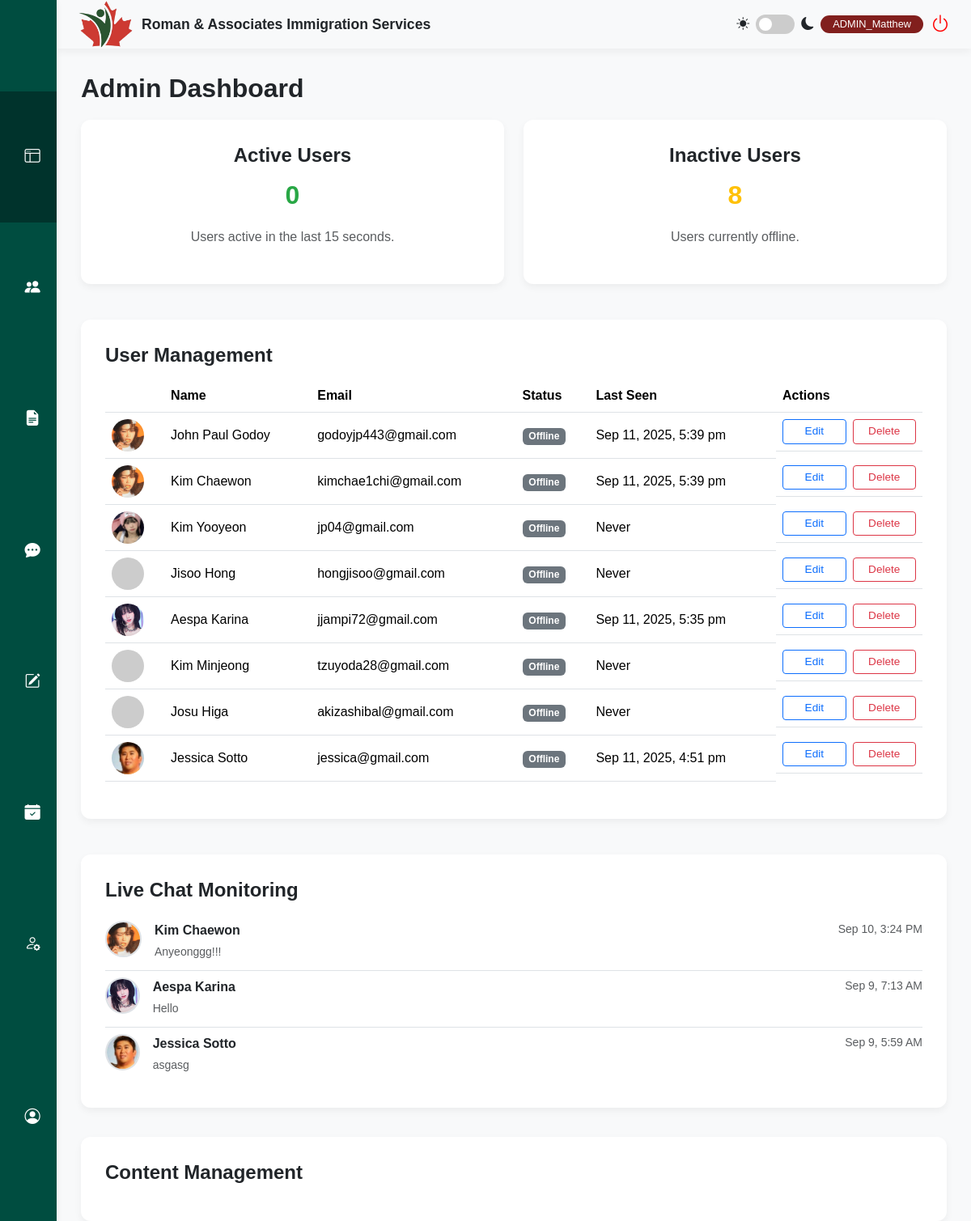
The page /admin/admin.php (signed in) on the database its author committed.
### tables this page shows
CREATE TABLE `users` (
  `id` int(11) NOT NULL,
  `firstName` varchar(50) NOT NULL,
  `lastName` varchar(50) NOT NULL,
  `address` varchar(255) NOT NULL,
  `phone` varchar(20) NOT NULL,
  `email` varchar(100) NOT NULL,
  `password` varchar(255) NOT NULL,
  `profileImage` varchar(255) DEFAULT NULL,
  `location` varchar(255) DEFAULT NULL,
  `birthday` date DEFAULT NULL,
  `facebook` varchar(255) DEFAULT NULL,
  `instagram` varchar(255) DEFAULT NULL,
  `gmail` varchar(255) DEFAULT NULL,
  `email_notifications` tinyint(1) NOT NULL DEFAULT 1,
  `dark_mode` tinyint(1) NOT NULL DEFAULT 0,
  `documents_uploaded` tinyint(1) NOT NULL DEFAULT 0,
  `profile_picture_uploaded` tinyint(1) NOT NULL DEFAULT 0,
  `birthday_added` tinyint(1) NOT NULL DEFAULT 0,
  `social_links_added` tinyint(1) NOT NULL DEFAULT 0,
  `has_seen_tour` tinyint(1) NOT NULL DEFAULT 0,
  `role` varchar(50) NOT NULL DEFAULT 'client',
  `status` varchar(50) NOT NULL DEFAULT 'Inactive',
  `last_login` datetime DEFAULT NULL,
  `last_activity` datetime DEFAULT NULL,
  `reset_token_hash` varchar(64) DEFAULT NULL,
  `reset_token_expires_at` datetime DEFAULT NULL
);

CREATE TABLE `chat_messages` (
  `id` int(11) NOT NULL,
  `sender_id` int(11) NOT NULL COMMENT 'User ID from users table, or 0 for Admin',
  `receiver_id` int(11) NOT NULL COMMENT 'User ID from users table, or 0 for Admin',
  `message` text NOT NULL,
  `timestamp` timestamp NOT NULL DEFAULT current_timestamp(),
  `is_read` tinyint(1) NOT NULL DEFAULT 0,
  `is_archived_by_admin` tinyint(1) NOT NULL DEFAULT 0
);

### admin/admin.php (the view, shortened to what this page needs)
<?php
require_once '../config.php';
$active_threshold = 15;
$sql_active = "SELECT COUNT(id) AS active_count FROM users WHERE last_activity >= NOW() - INTERVAL ? SECOND AND role LIKE '%Client%'";
$stmt_active = $conn->prepare($sql_active);
$stmt_active->bind_param("i", $active_threshold);
$stmt_active->execute();
$result_active = $stmt_active->get_result();
$active_row = $result_active->fetch_assoc();
$active_users = $active_row['active_count'];
$sql_total = "SELECT COUNT(id) AS total_count FROM users WHERE role LIKE '%Client%'";
$result_total = $conn->query($sql_total);
$total_row = $result_total->fetch_assoc();
$total_users = $total_row['total_count'];
$inactive_users = $total_users - $active_users;
$users = [];
$sql_users = "SELECT id, firstName, lastName, email, status, last_login, role, last_activity, profileImage FROM users WHERE role LIKE '%Client%' ORDER BY id ASC";
if ($result = $conn->query($sql_users)) {
    while ($row = $result->fetch_assoc()) {
        $users[] = $row;
    }
} else {
    echo "ERROR: Could not execute user list query. " . $conn->error;
}
$chat_logs = [];
$sql_chat = "
    WITH RankedMessages AS (
        SELECT
            sender_id,
            message,
            timestamp,
            id,
            ROW_NUMBER() OVER(PARTITION BY sender_id ORDER BY timestamp DESC, id DESC) as rn
        FROM chat_messages
    )
    SELECT
        u.firstName, u.lastName, u.profileImage, rm.message, rm.timestamp
    FROM RankedMessages rm
    JOIN users u ON rm.sender_id = u.id
    WHERE rm.rn = 1 AND u.role LIKE '%Client%'
    ORDER BY rm.timestamp DESC";
try {
    if ($result_chat = $conn->query($sql_chat)) {
        while ($row = $result_chat->fetch_assoc()) {
            $chat_logs[] = $row;
        }
    }
} catch (Exception $e) {
}
?>
<!doctype html>
<html lang="en">
<head>
    <link href="https://cdn.jsdelivr.net/npm/bootstrap@5.3.3/dist/css/bootstrap.min.css" rel="stylesheet">
    <link rel="stylesheet" href="https://cdn.jsdelivr.net/npm/bootstrap-icons@1.11.3/font/bootstrap-icons.min.css">
    <link rel="stylesheet" href="style.css">
</head>
<body>
    <div class="main-wrapper">
        <?php require_once 'sidebar.php' ?>
        <div class="content-area">
            <?php require_once 'header.php' ?>
            <main class="main-content">
                <h1>Admin Dashboard</h1>
                <div class="row g-4 mb-4">
                    <div class="col-md-6">
                        <div class="content-card text-center">
                            <h2>Active Users</h2>
                            <h1 id="activeUserCount" class="display-4" style="color: #28a745;"><?php echo $active_users; ?></h1>
                            <p class="text-muted">Users active in the last <?php echo $active_threshold; ?> seconds.</p>
                        </div>
                    </div>
                    <div class="col-md-6">
                        <div class="content-card text-center">
                            <h2>Inactive Users</h2>
                            <h1 id="inactiveUserCount" class="display-4" style="color: #ffc107;"><?php echo $inactive_users; ?></h1>
                            <p class="text-muted">Users currently offline.</p>
                        </div>
                    </div>
                </div>
                <div class="content-card">
                    <h2 class="mb-3">User Management</h2>
                    <div class="table-responsive">
                        <table class="table table-hover align-middle">
                            <thead>
                                <tr>
                                    <th></th>
                                    <th>Name</th>
                                    <th>Email</th>
                                    <th>Status</th>
                                    <th>Last Seen</th>
                                    <th>Actions</th>
                                </tr>
                            </thead>
                            <tbody id="user-table-body">
                                <?php if (!empty($users)): ?>
                                    <?php foreach ($users as $user): ?>
                                        <tr data-user-id="<?php echo $user['id']; ?>">
                                            <td>
                                                <?php
                                                    $table_avatar_path = !empty($user['profileImage']) ? '../' . htmlspecialchars($user['profileImage']) : 'https://placehold.co/40x40/666777/FFF?text=??';
                                                ?>
                                                <img src="<?php echo $table_avatar_path; ?>" alt="Avatar" class="table-avatar" onerror="this.onerror=null;this.src='https://placehold.co/40x40/666777/FFF?text=??';">
                                            </td>
                                            <td data-field="name"><?php echo htmlspecialchars($user['firstName'] . ' ' . $user['lastName']); ?></td>
                                            <td data-field="email"><?php echo htmlspecialchars($user['email']); ?></td>
                                            <td>
                                                <?php
                                                    $is_active = false;
                                                    echo $is_active ? '<span class="badge bg-success">Online</span>' : '<span class="badge bg-secondary">Offline</span>';
                                                ?>
                                            </td>
                                            <td><?php echo $user['last_login'] ? date('M j, Y, g:i a', strtotime($user['last_login'])) : 'Never'; ?></td>
                                            <td>
                                                <button class="btn btn-sm btn-outline-primary edit-user-btn"
                                                    data-user-id="<?php echo $user['id']; ?>"
                                                    data-first-name="<?php echo htmlspecialchars($user['firstName']); ?>"
                                                    data-last-name="<?php echo htmlspecialchars($user['lastName']); ?>"
                                                    data-email="<?php echo htmlspecialchars($user['email']); ?>">
                                                    Edit
                                                </button>
                                                <button class="btn btn-sm btn-outline-danger delete-user-btn"
                                                    data-user-id="<?php echo $user['id']; ?>"
                                                    data-user-name="<?php echo htmlspecialchars($user['firstName'] . ' ' . $user['lastName']); ?>">
                                                    Delete
                                                </button>
                                            </td>
                                        </tr>
                                    <?php endforeach; ?>
                                <?php else: ?>
                                    <tr>
                                        <td colspan="6" class="text-center">No client users found.</td>
                                    </tr>
                                <?php endif; ?>
                            </tbody>
                        </table>
                    </div>
                </div>
                <div class="content-card live-chat-card mt-4">
                    <h2>Live Chat Monitoring</h2>
                    <?php if (!empty($chat_logs)): ?>
                        <ul class="list-group list-group-flush">
                            <?php foreach ($chat_logs as $log): ?>
                                <li class="list-group-item px-0 d-flex align-items-start">
                                    <?php
                                        $profile_pic_path = !empty($log['profileImage']) ? '../' . htmlspecialchars($log['profileImage']) : 'https://placehold.co/45x45/666777/FFF?text=??';
                                    ?>
                                    <img src="<?php echo $profile_pic_path; ?>" alt="Profile Picture" class="rounded-circle me-3 chat-avatar" onerror="this.onerror=null;this.src='https://placehold.co/45x45/666777/FFF?text=??';">
                                    <div class="w-100">
                                        <div class="d-flex w-100 justify-content-between">
                                            <p class="mb-1 fw-bold"><?php echo htmlspecialchars($log['firstName'] . ' ' . $log['lastName']); ?></p>
                                            <small class="text-muted"><?php echo date('M j, g:i A', strtotime($log['timestamp'])); ?></small>
                                        </div>
                                        <p class="mb-1 text-muted small">
                                            <?php
                                                $message = htmlspecialchars($log['message']);
                                                echo (strlen($message) > 100) ? substr($message, 0, 100) . '...' : $message;
                                            ?>
                                        </p>
                                    </div>
                                </li>
                            <?php endforeach; ?>
                        </ul>
                    <?php else: ?>
                        <p class="text-center text-muted mt-3">No recent chat messages from clients.</p>
                    <?php endif; ?>
                </div>
                <div class="content-card my-3">
                    <h2>Content Management</h2>
                    </div>
            </main>
        </div>
    </div>
</body>
</html>

### admin/style.css (style rules this page uses)
:root { --rais-bg-light: #f8f9fa; --rais-border-color: #dee2e6; --rais-button-maroon: #811F1D; --rais-card-bg: #ffffff; --rais-dark-green: #00332c; --rais-light-gray: #f8f9fa; --rais-primary-green: #004d40; --rais-shadow: 0 4px 10px rgba(0, 0, 0, 0.05); --rais-text-dark: #212529; --rais-text-light: #6c757d; }
[id$='-table-body'] tr { cursor: pointer; }
body { background-color: var(--rais-light-gray); color: var(--rais-text-dark); font-family: 'Poppins', sans-serif; overflow: hidden; transition: background-color 0.3s, color 0.3s; }
.content-area { flex-grow: 1; height: 100vh; margin-left: 70px; overflow-y: auto; }
.content-card { background-color: var(--rais-card-bg); border-radius: 12px; box-shadow: var(--rais-shadow); margin-bottom: 20px; padding: 30px; }
.content-card h2 { font-size: 1.5rem; font-weight: 600; margin-bottom: 15px; }
.main-content { display: flex; flex-direction: column; flex-grow: 1; height: calc(100vh - 60px); padding: 30px; }
.main-content h1 { font-size: 2rem; font-weight: 700; margin-bottom: 20px; }
.main-wrapper { display: flex; height: 100vh; }
.table .btn { font-size: 0.85rem; margin: 2px; min-width: 75px; }
.table td, .table th { transition: background-color 0.3s, color 0.3s; }
.table-responsive { margin-top: 15px; }
.table td:has(.btn + .btn) { display: grid; align-items: center; gap: 8px; }
@media (min-width: 769px) { .table td:has(.btn + .btn) { grid-template-columns: 1fr 1fr; } }
.table td:has(.btn + .btn) .btn { width: 100%; margin: 0; min-width: 0; }

### admin/admin.php (style rules this page uses)
.chat-avatar { width: 45px; height: 45px; object-fit: cover; border: 2px solid #dee2e6; }
.table-avatar { width: 40px; height: 40px; object-fit: cover; border-radius: 50%; }

### rows shown on the page
users: profileImage (picture), firstName+lastName "John Paul Godoy", email "godoyjp443@gmail.com", last_login "Sep 11, 2025, 5:39 pm"
users: profileImage (picture), firstName+lastName "Kim Chaewon", email "kimchae1chi@gmail.com", last_login "Sep 11, 2025, 5:39 pm"
users: profileImage (picture), firstName+lastName "Kim Yooyeon", email "jp04@gmail.com", shows "Never"
users: firstName+lastName "Jisoo Hong", email "hongjisoo@gmail.com", shows "Never"
users: profileImage (picture), firstName+lastName "Aespa Karina", email "jjampi72@gmail.com", last_login "Sep 11, 2025, 5:35 pm"
users: firstName+lastName "Kim Minjeong", email "tzuyoda28@gmail.com", shows "Never"
users: firstName+lastName "Josu Higa", email "akizashibal@gmail.com", shows "Never"
users: profileImage (picture), firstName+lastName "Jessica Sotto", email "jessica@gmail.com", last_login "Sep 11, 2025, 4:51 pm"
chat_messages: users.profileImage (picture), users.firstName+lastName "Kim Chaewon", timestamp "Sep 10, 3:24 PM", message "Anyeonggg!!!"
chat_messages: users.profileImage (picture), users.firstName+lastName "Aespa Karina", timestamp "Sep 9, 7:13 AM", message "Hello"
chat_messages: users.profileImage (picture), users.firstName+lastName "Jessica Sotto", timestamp "Sep 9, 5:59 AM", message "asgasg"

### other values the page prints
$_SESSION['firstName'] "Matthew"
$active_users "0"
$active_threshold "15"
$inactive_users "8"
